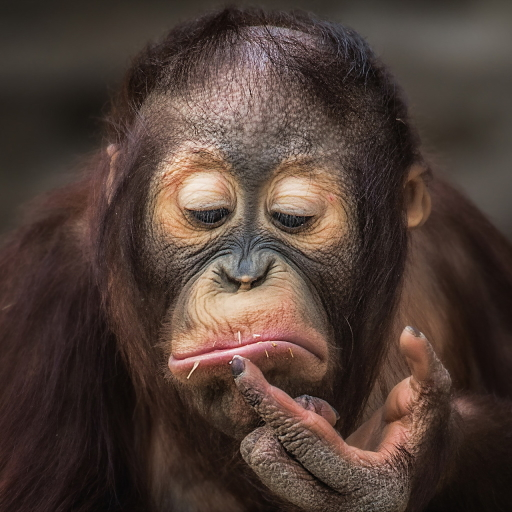
#> input picture img/monkey.jpg, 512 x 512 px, found by its file name
$ python gpt-impl.py
#> lines starting #> are read from the running program, lines starting #| are printed output that depends on the picture; after the words box and inside, x2 and y2 are one past the last pixel; in counts of white or black regions, pixels touching at a corner belong together
import cv2
import numpy as np

# Done
def gaussian_blur(img, kernel_size=5, sigma=1.4):
    return cv2.GaussianBlur(img, (kernel_size, kernel_size), sigma)

# Done
def sobel_filters(img):
    Kx = np.array([[-1, 0, 1], [-2, 0, 2], [-1, 0, 1]])
    Ky = np.array([[1, 2, 1], [0, 0, 0], [-1, -2, -1]])

    Ix = cv2.filter2D(img, -1, Kx)
    Iy = cv2.filter2D(img, -1, Ky)

    magnitude = np.hypot(Ix, Iy)
    magnitude = magnitude / magnitude.max() * 255
    angle = np.arctan2(Iy, Ix)
    return magnitude, angle

def non_max_suppression(mag, angle):
    M, N = mag.shape
    output = np.zeros((M, N), dtype=np.uint8)
    angle = angle * 180. / np.pi
    angle[angle < 0] += 180

    for i in range(1, M-1):
        for j in range(1, N-1):
            q = 255
            r = 255

            # Angle 0
            if (0 <= angle[i,j] < 22.5) or (157.5 <= angle[i,j] <= 180):
                q = mag[i, j+1]
                r = mag[i, j-1]
            # Angle 45
            elif (22.5 <= angle[i,j] < 67.5):
                q = mag[i+1, j-1]
                r = mag[i-1, j+1]
            # Angle 90
            elif (67.5 <= angle[i,j] < 112.5):
                q = mag[i+1, j]
                r = mag[i-1, j]
            # Angle 135
            elif (112.5 <= angle[i,j] < 157.5):
                q = mag[i-1, j-1]
                r = mag[i+1, j+1]

            if (mag[i,j] >= q) and (mag[i,j] >= r):
                output[i,j] = mag[i,j]
            else:
                output[i,j] = 0
    return output

def threshold(img, low_ratio=0.05, high_ratio=0.15):
    high_threshold = img.max() * high_ratio
    low_threshold = high_threshold * low_ratio

    M, N = img.shape
    res = np.zeros((M,N), dtype=np.uint8)

    strong = 255
    weak = 75

    strong_i, strong_j = np.where(img >= high_threshold)
    zeros_i, zeros_j = np.where(img < low_threshold)

    weak_i, weak_j = np.where((img <= high_threshold) & (img >= low_threshold))

    res[strong_i, strong_j] = strong
    res[weak_i, weak_j] = weak
    return res, weak, strong

def hysteresis(img, weak=100, strong=200):
    M, N = img.shape
    for i in range(1, M-1):
        for j in range(1, N-1):
            if img[i,j] == weak:
                if ((img[i+1, j-1] == strong) or (img[i+1, j] == strong) or (img[i+1, j+1] == strong)
                    or (img[i, j-1] == strong) or (img[i, j+1] == strong)
                    or (img[i-1, j-1] == strong) or (img[i-1, j] == strong) or (img[i-1, j+1] == strong)):
                    img[i,j] = strong
                else:
                    img[i,j] = 0
    return img

def canny_edge_detector(image):
    gray = cv2.cvtColor(image, cv2.COLOR_BGR2GRAY)
    blur = gaussian_blur(gray)
    mag, angle = sobel_filters(blur)
    nms = non_max_suppression(mag, angle)
    thresh, weak, strong = threshold(nms)
    final = hysteresis(thresh, weak, strong)
    return strong

# Example usage
if __name__ == "__main__":
    image = cv2.imread("img/monkey.jpg")
#> image is the input picture: shape (512, 512, 3); mean B, G, R 54.9, 62.3, 79.7
    edges = canny_edge_detector(image)
#> in canny_edge_detector, `gray = cv2.cvtColor(image, cv2.COLOR_BGR2GRAY)`:
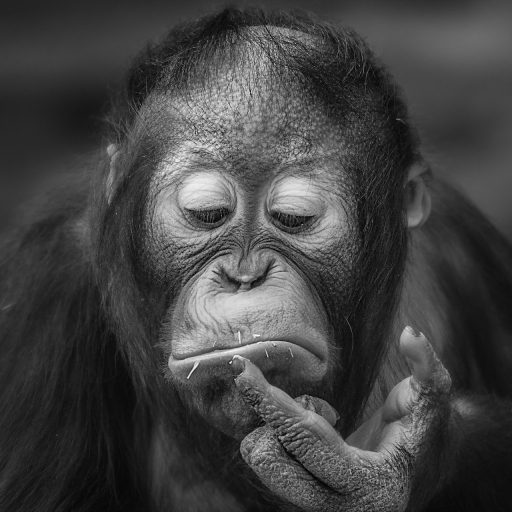
#> gray: shape (512, 512); min 5, max 250, mean 66.7
#> in sobel_filters, `Iy = cv2.filter2D(img, -1, Ky)`:
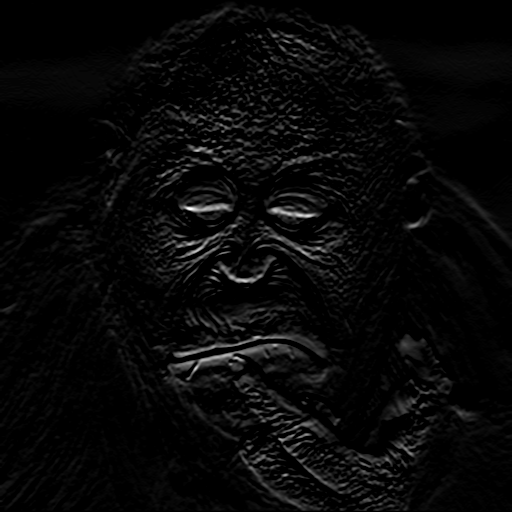
#> Iy: shape (512, 512); min 0, max 255, mean 7.9
#> in sobel_filters, `magnitude = np.hypot(Ix, Iy)`:
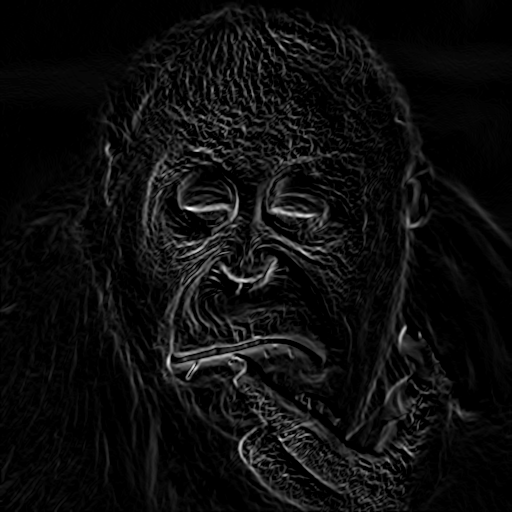
#> magnitude: shape (512, 512) float16; min 0, max 256, mean 14.3; drawn with min black and max white
#> in sobel_filters, `angle = np.arctan2(Iy, Ix)`:
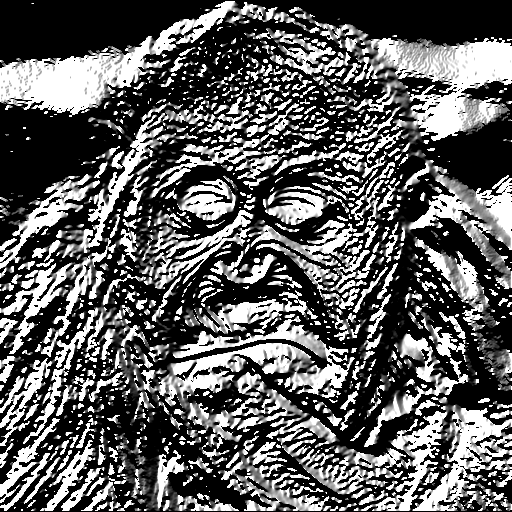
#> angle: shape (512, 512) float16; min 0, max 1.57, mean 0.581; drawn with min black and max white
#> after the loop in non_max_suppression, `for i in range(1, M-1):`:
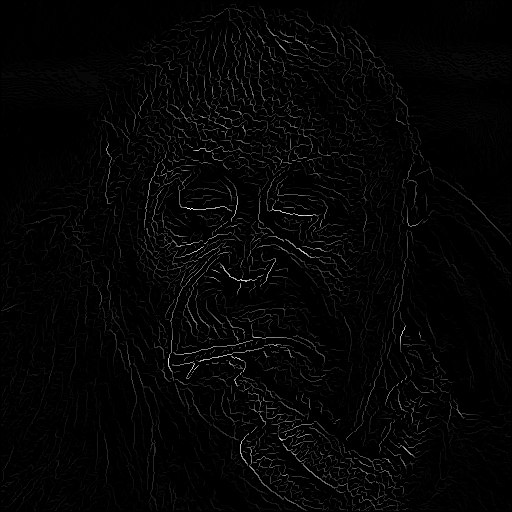
#> output: shape (512, 512); min 0, max 255, mean 4.7
#> in threshold, `high_threshold = img.max() * high_ratio`: high_threshold = 38.25
#> in threshold, `low_threshold = high_threshold * low_ratio`: low_threshold = 1.91
#> in threshold, `strong_i, strong_j = np.where(img >= high_threshold)`: strong_i = 10608 values from 8 to 510; strong_j = 10608 values, max 497 at index 4520, min 4 at index 6341, mean 266.2
#> in canny_edge_detector, `thresh, weak, strong = threshold(nms)`:
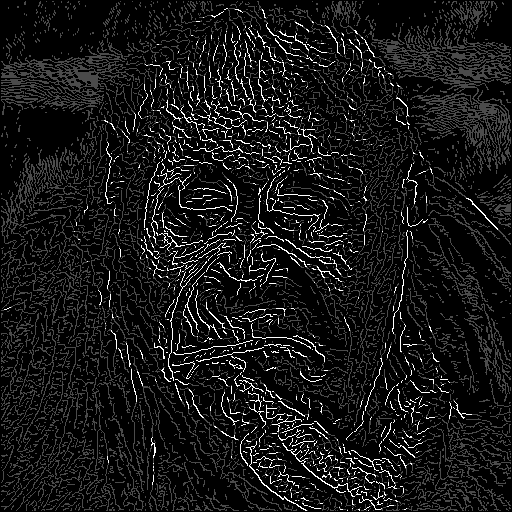
#> thresh: shape (512, 512); min 0, max 255, mean 22.9
#> in canny_edge_detector, `thresh, weak, strong = threshold(nms)`: weak = 75; strong = 255
#> after the loop in hysteresis, `for i in range(1, M-1):`:
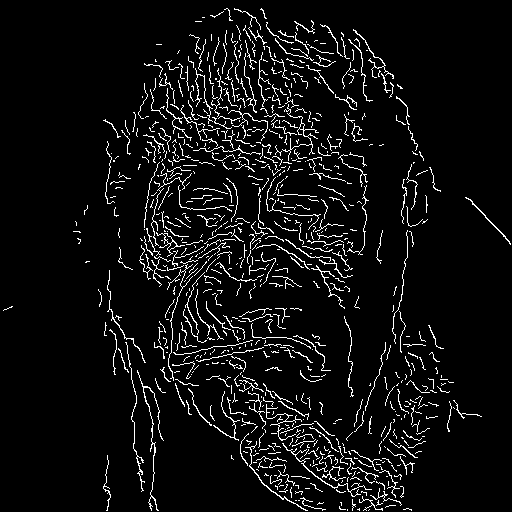
#> img: shape (512, 512); 6% white in thin lines or dots
#> edges = 255
    cv2.imshow("Canny Edge", edges)
    cv2.waitKey(0)
    cv2.destroyAllWindows()

$ run again, with img/lizard.jpg copied over img/monkey.jpg
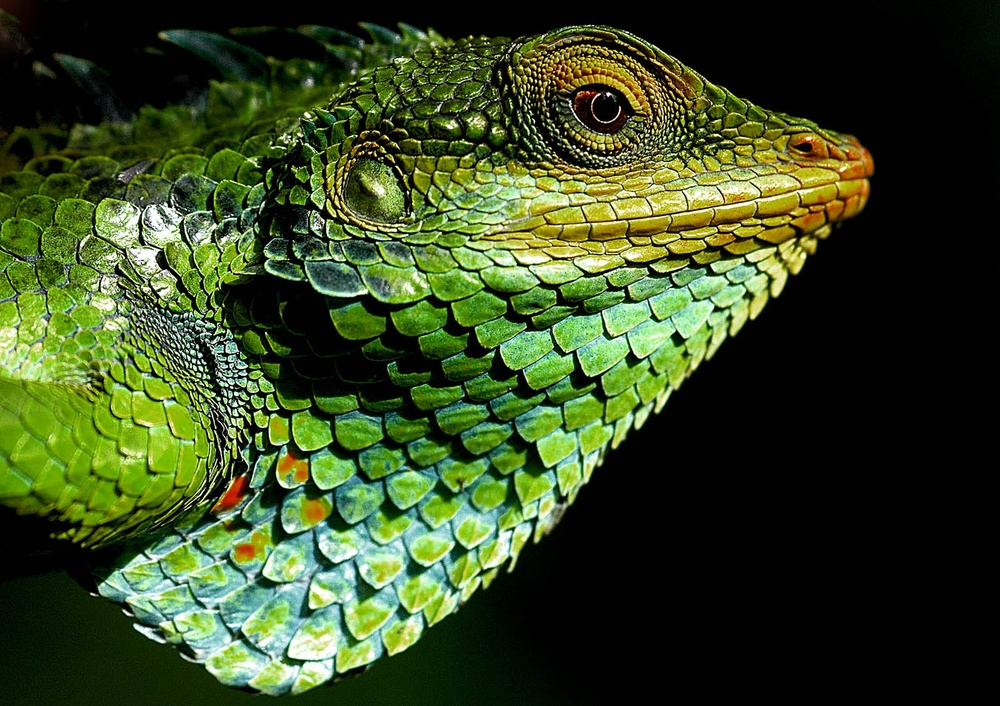
#> input picture img/lizard.jpg, 1000 x 706 px, shrunk from 2560 x 1807 before the run, found by its file name
#> image is the input picture: shape (706, 1000, 3); mean B, G, R 34, 71.7, 55.6
#> after the loop in non_max_suppression, `for i in range(1, M-1):`:
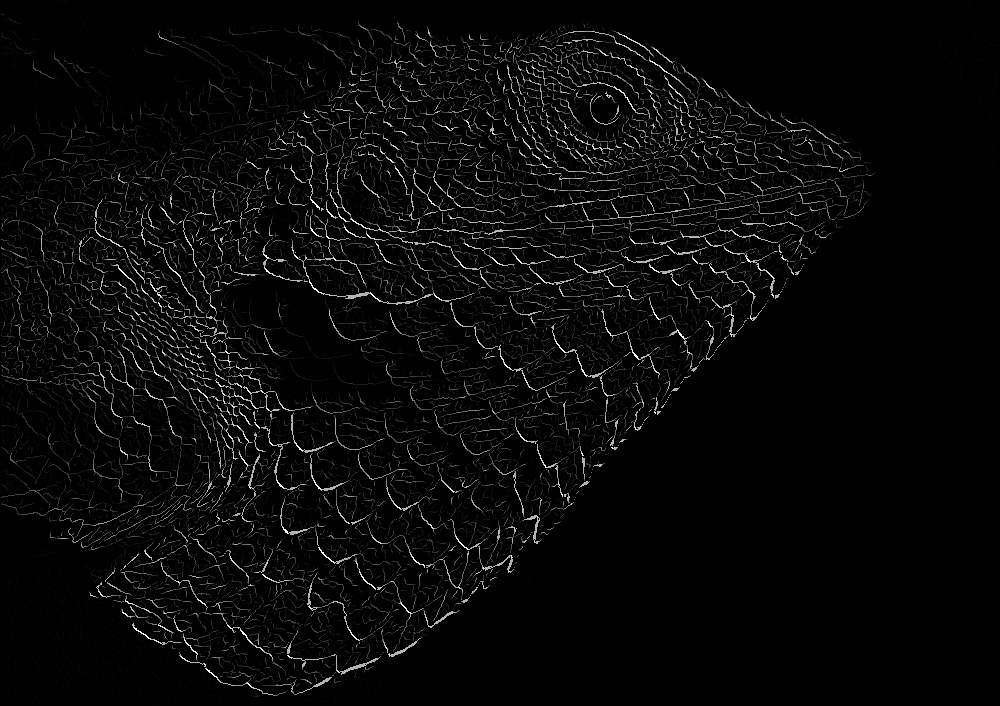
#> output: shape (706, 1000); min 0, max 255, mean 7.9
#> high_threshold = 38.25
#> low_threshold = 1.91
#> weak = 75; strong = 255
#> after the loop in hysteresis, `for i in range(1, M-1):`:
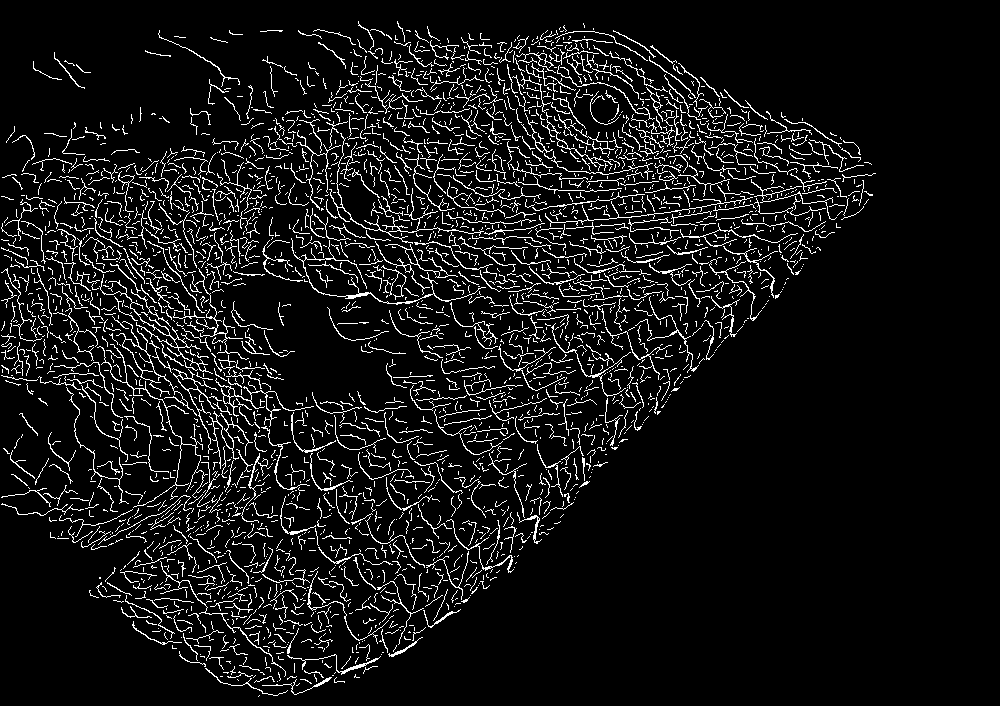
#> img: shape (706, 1000); 7.8% white in thin lines or dots, all inside (x1, y1, x2, y2) = (1, 21, 876, 697)
